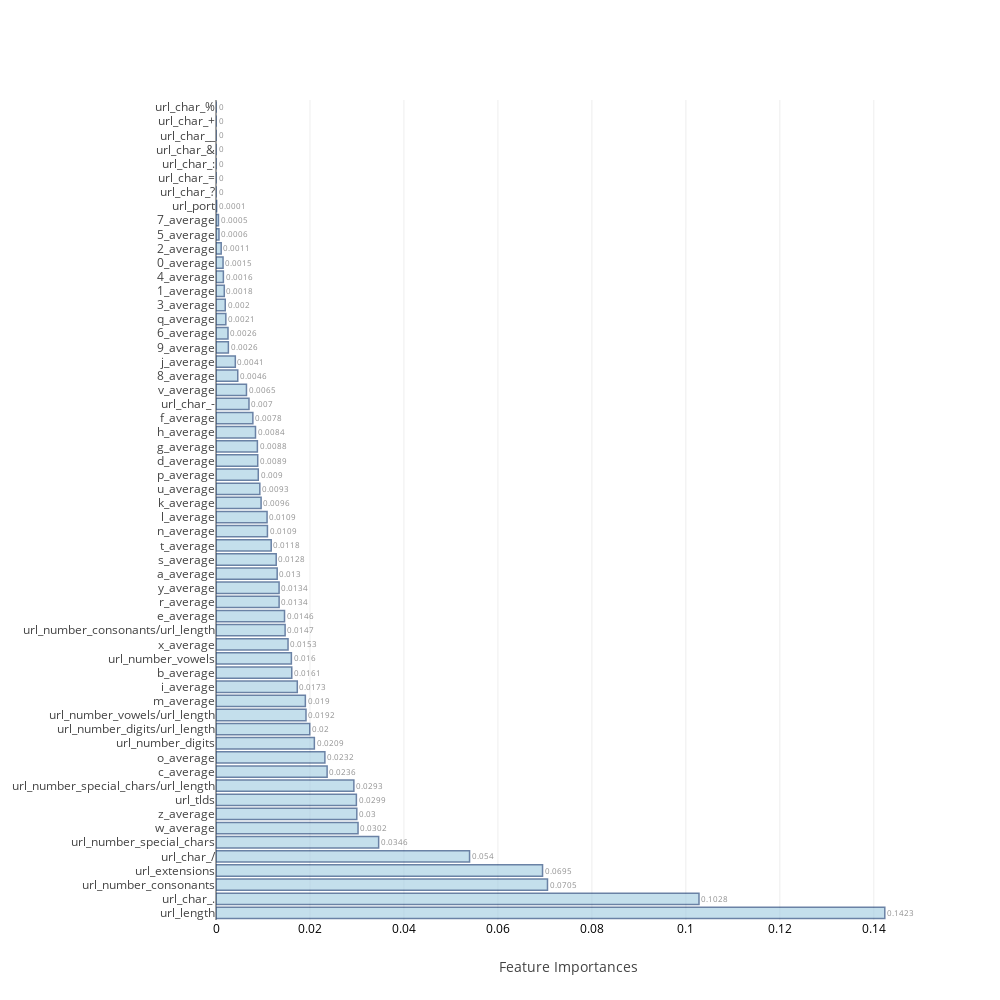
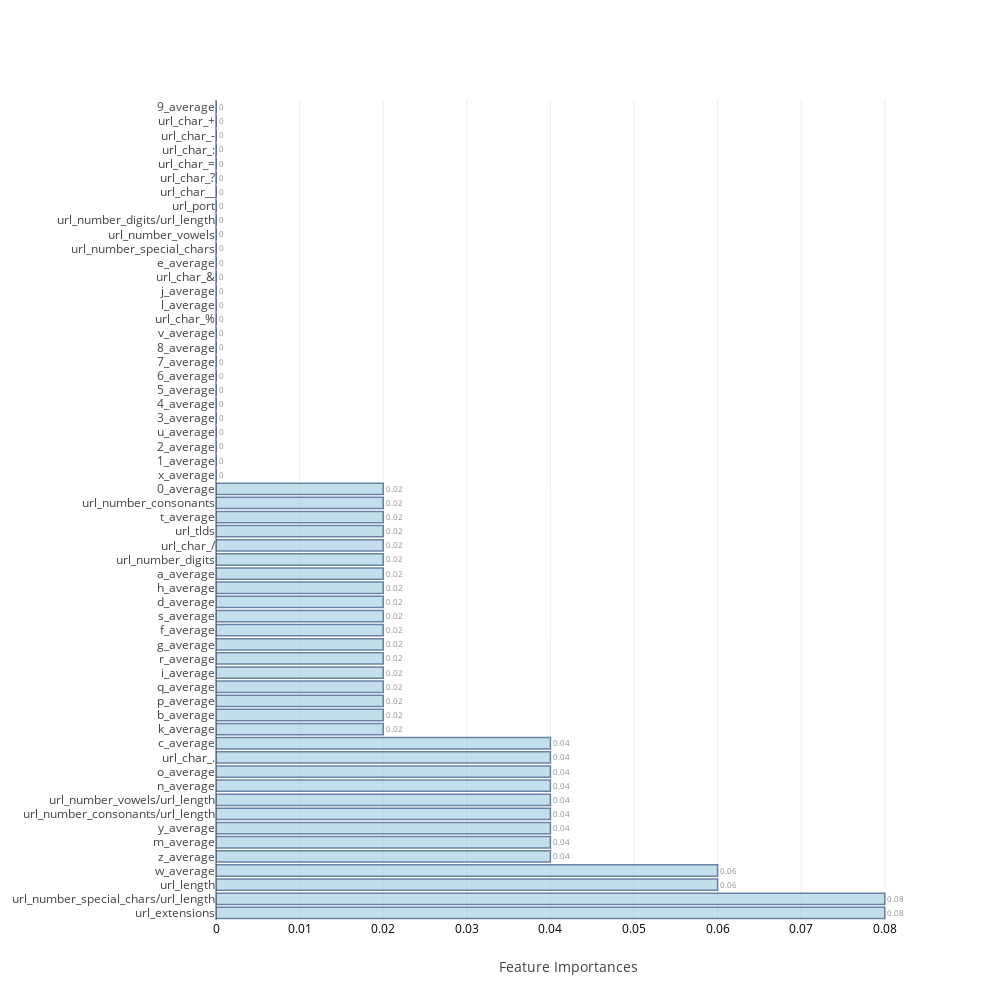
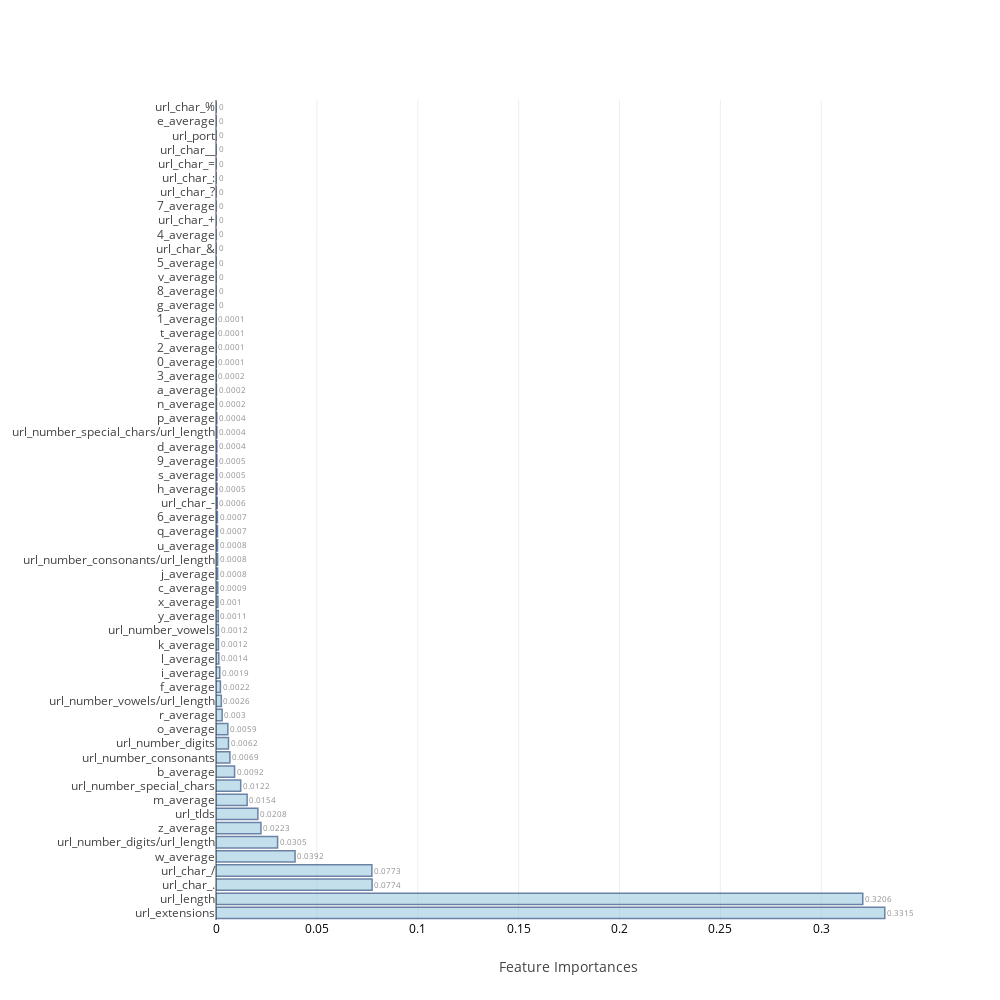
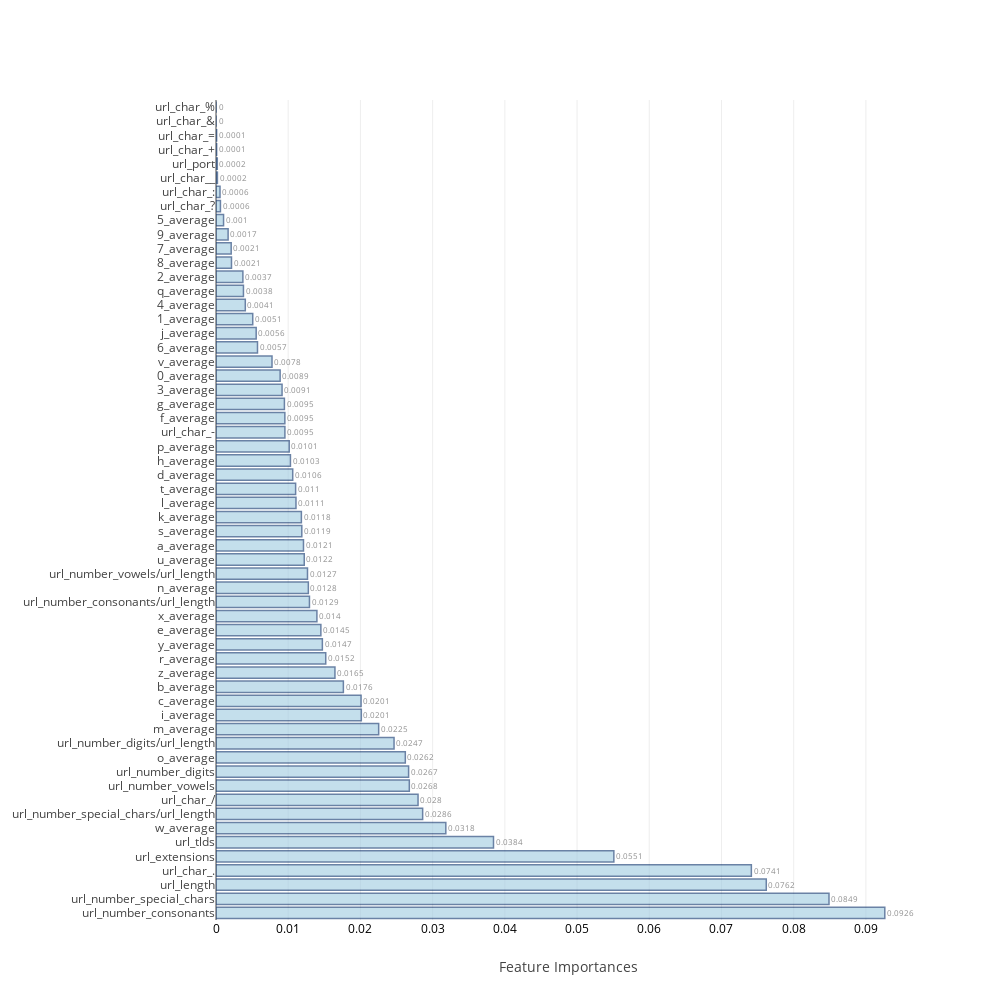

Notebook cell for these charts, in order:
### Code cell
feat_imp=[None]*4
j=0
for i in range(0,8):
    if i>=2 and i<=5:
        model,cm_train,cm_test,acc_train,acc_test,roc_auc,feat_imp[j],mcc=f[i](scaled_X_train,train_Y,scaled_X_test,test_Y,columns)
        j=j+1
    else:
        model,cm_train,cm_test,acc_train,acc_test,roc_auc,mcc=f[i](scaled_X_train,train_Y,scaled_X_test,test_Y)
    table_80_50_train.loc[i]=   ([acc_train,cm_train.TP,cm_train.TN,cm_train.FP,cm_train.FN,cm_train.FPR,cm_train.FNR])
    table_80_50_test.loc[i] =   ([acc_test ,cm_test.TP, cm_test.TN, cm_test.FP, cm_test.FN, cm_test.FPR, cm_test.FNR,roc_auc,mcc])
    print("\n")

### Figure 1 — Plotly figure (JSON) as saved in the notebook; plotly's stock layout.template omitted (floating-point values rounded to 4 significant figures)
{"data": [{"marker": {"color": "rgb(158,202,225)", "line": {"color": "rgb(8,48,107)", "width": 1.5}}, "opacity": 0.6, "orientation": "h", "text": [0.1423, 0.1028, 0.0705, 0.0695, 0.054, 0.0346, 0.0302, 0.03, 0.0299, 0.0293, 0.0236, 0.0232, 0.0209, 0.02, 0.0192, 0.019, 0.0173, 0.0161, 0.016, 0.0153, 0.0147, 0.0146, 0.0134, 0.0134, 0.013, 0.0128, 0.0118, 0.0109, 0.0109, 0.0096, 0.0093, 0.009, 0.0089, 0.0088, 0.0084, 0.0078, 0.007, 0.0065, 0.0046, 0.0041, 0.0026, 0.0026, 0.0021, 0.002, 0.0018, 0.0016, 0.0015, 0.0011, 0.0006, 0.0005, 0.0001, 0, 0, 0, 0, 0, 0, 0], "textposition": "outside", "type": "bar", "uid": "aceb4a42-f0b6-4a71-8f1b-e66806a0f04a", "x": [0.1423, 0.1028, 0.07055, 0.0695, 0.05396, 0.03462, 0.03023, 0.02997, 0.02988, 0.02934, 0.02365, 0.02317, 0.02093, 0.01995, 0.01915, 0.01902, 0.0173, 0.01612, 0.01604, 0.01533, 0.01471, 0.01458, 0.01343, 0.01343, 0.01302, 0.01281, 0.01175, 0.01095, 0.01087, 0.009599, 0.009329, 0.008995, 0.008881, 0.008809, 0.008406, 0.007845, 0.007022, 0.006485, 0.004632, 0.004111, 0.002635, 0.002555, 0.002091, 0.001969, 0.001765, 0.001569, 0.001503, 0.001106, 0.0006309, 0.0005232, 0.0001358, 0, 0, 0, 0, 0, 0, 0], "y": ["url_length", "url_char_.", "url_number_consonants", "url_extensions", "url_char_/", "url_number_special_chars", "w_average", "z_average", "url_tlds", "url_number_special_chars/url_length", "c_average", "o_average", "url_number_digits", "url_number_digits/url_length", "url_number_vowels/url_length", "m_average", "i_average", "b_average", "url_number_vowels", "x_average", "url_number_consonants/url_length", "e_average", "r_average", "y_average", "a_average", "s_average", "t_average", "n_average", "l_average", "k_average", "u_average", "p_average", "d_average", "g_average", "h_average", "f_average", "url_char_-", "v_average", "8_average", "j_average", "9_average", "6_average", "q_average", "3_average", "1_average", "4_average", "0_average", "2_average", "5_average", "7_average", "url_port", "url_char_?", "url_char_=", "url_char_:", "url_char_&", "url_char__", "url_char_+", "url_char_%"]}], "layout": {"autosize": false, "height": 1000, "width": 1000, "xaxis": {"tickfont": {"color": "black", "size": 12}, "title": "Feature Importances"}, "yaxis": {"automargin": true}}}

### Figure 2 — Plotly figure (JSON) as saved in the notebook; plotly's stock layout.template omitted (floating-point values rounded to 4 significant figures)
{"data": [{"marker": {"color": "rgb(158,202,225)", "line": {"color": "rgb(8,48,107)", "width": 1.5}}, "opacity": 0.6, "orientation": "h", "text": [0.08, 0.08, 0.06, 0.06, 0.04, 0.04, 0.04, 0.04, 0.04, 0.04, 0.04, 0.04, 0.04, 0.02, 0.02, 0.02, 0.02, 0.02, 0.02, 0.02, 0.02, 0.02, 0.02, 0.02, 0.02, 0.02, 0.02, 0.02, 0.02, 0.02, 0.02, 0, 0, 0, 0, 0, 0, 0, 0, 0, 0, 0, 0, 0, 0, 0, 0, 0, 0, 0, 0, 0, 0, 0, 0, 0, 0, 0], "textposition": "outside", "type": "bar", "uid": "d9b5957a-bb5e-47b5-8bf4-968136ef6074", "x": [0.08, 0.08, 0.06, 0.06, 0.04, 0.04, 0.04, 0.04, 0.04, 0.04, 0.04, 0.04, 0.04, 0.02, 0.02, 0.02, 0.02, 0.02, 0.02, 0.02, 0.02, 0.02, 0.02, 0.02, 0.02, 0.02, 0.02, 0.02, 0.02, 0.02, 0.02, 0, 0, 0, 0, 0, 0, 0, 0, 0, 0, 0, 0, 0, 0, 0, 0, 0, 0, 0, 0, 0, 0, 0, 0, 0, 0, 0], "y": ["url_extensions", "url_number_special_chars/url_length", "url_length", "w_average", "z_average", "m_average", "y_average", "url_number_consonants/url_length", "url_number_vowels/url_length", "n_average", "o_average", "url_char_.", "c_average", "k_average", "b_average", "p_average", "q_average", "i_average", "r_average", "g_average", "f_average", "s_average", "d_average", "h_average", "a_average", "url_number_digits", "url_char_/", "url_tlds", "t_average", "url_number_consonants", "0_average", "x_average", "1_average", "2_average", "u_average", "3_average", "4_average", "5_average", "6_average", "7_average", "8_average", "v_average", "url_char_%", "l_average", "j_average", "url_char_&", "e_average", "url_number_special_chars", "url_number_vowels", "url_number_digits/url_length", "url_port", "url_char__", "url_char_?", "url_char_=", "url_char_:", "url_char_-", "url_char_+", "9_average"]}], "layout": {"autosize": false, "height": 1000, "width": 1000, "xaxis": {"tickfont": {"color": "black", "size": 12}, "title": "Feature Importances"}, "yaxis": {"automargin": true}}}

### Figure 3 — Plotly figure (JSON) as saved in the notebook; plotly's stock layout.template omitted (floating-point values rounded to 4 significant figures)
{"data": [{"marker": {"color": "rgb(158,202,225)", "line": {"color": "rgb(8,48,107)", "width": 1.5}}, "opacity": 0.6, "orientation": "h", "text": [0.3315, 0.3206, 0.0774, 0.0773, 0.0392, 0.0305, 0.0223, 0.0208, 0.0154, 0.0122, 0.0092, 0.0069, 0.0062, 0.0059, 0.003, 0.0026, 0.0022, 0.0019, 0.0014, 0.0012, 0.0012, 0.0011, 0.001, 0.0009, 0.0008, 0.0008, 0.0008, 0.0007, 0.0007, 0.0006, 0.0005, 0.0005, 0.0005, 0.0004, 0.0004, 0.0004, 0.0002, 0.0002, 0.0002, 0.0001, 0.0001, 0.0001, 0.0001, 0, 0, 0, 0, 0, 0, 0, 0, 0, 0, 0, 0, 0, 0, 0], "textposition": "outside", "type": "bar", "uid": "e55cdb31-b8a5-46aa-b728-8465236f39c0", "x": [0.3315, 0.3206, 0.07737, 0.07727, 0.03918, 0.03053, 0.02229, 0.02076, 0.01543, 0.01224, 0.009212, 0.006888, 0.00618, 0.005866, 0.003045, 0.002647, 0.002199, 0.001862, 0.001392, 0.001206, 0.001197, 0.001109, 0.0009589, 0.000881, 0.0008184, 0.0008118, 0.0007516, 0.0007372, 0.000703, 0.0006318, 0.0005237, 0.0004676, 0.000453, 0.000433, 0.0004299, 0.000393, 0.0002224, 0.000218, 0.0001508, 0.0001268, 9.099e-05, 5.694e-05, 5.568e-05, 4.836e-05, 3.228e-05, 2.909e-05, 2.587e-05, 0, 0, 0, 0, 0, 0, 0, 0, 0, 0, 0], "y": ["url_extensions", "url_length", "url_char_.", "url_char_/", "w_average", "url_number_digits/url_length", "z_average", "url_tlds", "m_average", "url_number_special_chars", "b_average", "url_number_consonants", "url_number_digits", "o_average", "r_average", "url_number_vowels/url_length", "f_average", "i_average", "l_average", "k_average", "url_number_vowels", "y_average", "x_average", "c_average", "j_average", "url_number_consonants/url_length", "u_average", "q_average", "6_average", "url_char_-", "h_average", "s_average", "9_average", "d_average", "url_number_special_chars/url_length", "p_average", "n_average", "a_average", "3_average", "0_average", "2_average", "t_average", "1_average", "g_average", "8_average", "v_average", "5_average", "url_char_&", "4_average", "url_char_+", "7_average", "url_char_?", "url_char_:", "url_char_=", "url_char__", "url_port", "e_average", "url_char_%"]}], "layout": {"autosize": false, "height": 1000, "width": 1000, "xaxis": {"tickfont": {"color": "black", "size": 12}, "title": "Feature Importances"}, "yaxis": {"automargin": true}}}

### Figure 4 — Plotly figure (JSON) as saved in the notebook; plotly's stock layout.template omitted (floating-point values rounded to 4 significant figures)
{"data": [{"marker": {"color": "rgb(158,202,225)", "line": {"color": "rgb(8,48,107)", "width": 1.5}}, "opacity": 0.6, "orientation": "h", "text": [0.0926, 0.0849, 0.0762, 0.0741, 0.0551, 0.0384, 0.0318, 0.0286, 0.028, 0.0268, 0.0267, 0.0262, 0.0247, 0.0225, 0.0201, 0.0201, 0.0176, 0.0165, 0.0152, 0.0147, 0.0145, 0.014, 0.0129, 0.0128, 0.0127, 0.0122, 0.0121, 0.0119, 0.0118, 0.0111, 0.011, 0.0106, 0.0103, 0.0101, 0.0095, 0.0095, 0.0095, 0.0091, 0.0089, 0.0078, 0.0057, 0.0056, 0.0051, 0.0041, 0.0038, 0.0037, 0.0021, 0.0021, 0.0017, 0.001, 0.0006, 0.0006, 0.0002, 0.0002, 0.0001, 0.0001, 0, 0], "textposition": "outside", "type": "bar", "uid": "3f3b0442-80a9-40c5-aba3-778d742631ef", "x": [0.09262, 0.08489, 0.0762, 0.07414, 0.05509, 0.03843, 0.03183, 0.02862, 0.02798, 0.02677, 0.02667, 0.02622, 0.02466, 0.02253, 0.02012, 0.02009, 0.01764, 0.01647, 0.0152, 0.01473, 0.01452, 0.01397, 0.01294, 0.01279, 0.01267, 0.01222, 0.01211, 0.01188, 0.01182, 0.01107, 0.01103, 0.01062, 0.01031, 0.01014, 0.009542, 0.009535, 0.009472, 0.009148, 0.008881, 0.007757, 0.005746, 0.005564, 0.005088, 0.004057, 0.003802, 0.003722, 0.002145, 0.002103, 0.001677, 0.001047, 0.0006145, 0.000557, 0.0001956, 0.0001782, 9.04e-05, 8.776e-05, 0, 0], "y": ["url_number_consonants", "url_number_special_chars", "url_length", "url_char_.", "url_extensions", "url_tlds", "w_average", "url_number_special_chars/url_length", "url_char_/", "url_number_vowels", "url_number_digits", "o_average", "url_number_digits/url_length", "m_average", "i_average", "c_average", "b_average", "z_average", "r_average", "y_average", "e_average", "x_average", "url_number_consonants/url_length", "n_average", "url_number_vowels/url_length", "u_average", "a_average", "s_average", "k_average", "l_average", "t_average", "d_average", "h_average", "p_average", "url_char_-", "f_average", "g_average", "3_average", "0_average", "v_average", "6_average", "j_average", "1_average", "4_average", "q_average", "2_average", "8_average", "7_average", "9_average", "5_average", "url_char_?", "url_char_:", "url_char__", "url_port", "url_char_+", "url_char_=", "url_char_&", "url_char_%"]}], "layout": {"autosize": false, "height": 1000, "width": 1000, "xaxis": {"tickfont": {"color": "black", "size": 12}, "title": "Feature Importances"}, "yaxis": {"automargin": true}}}
